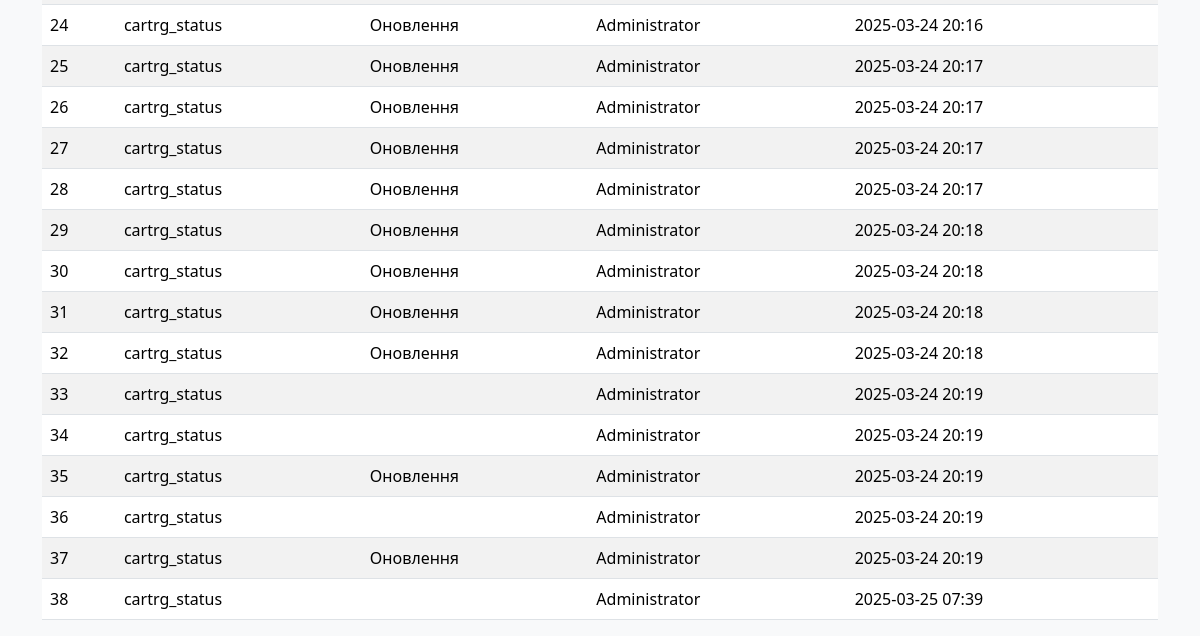
The app's page /event_log (signed in, lower part), older data.
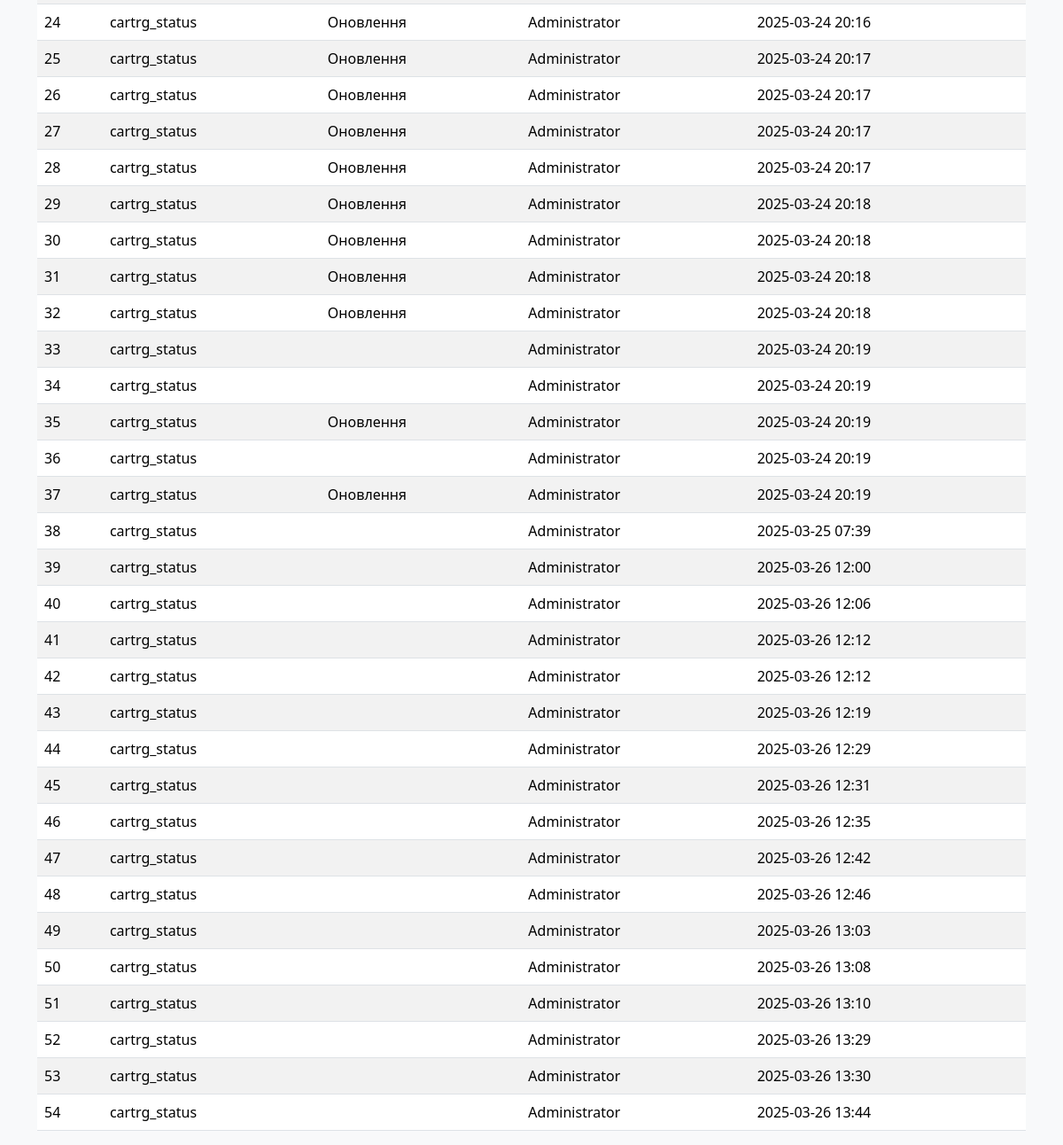
The same page, newer data.
### models.py (models this page shows)
class EventLog(db.Model):
    __tablename__ = "event_log"
    id: Mapped[int] = mapped_column(primary_key=True)
    table_name: Mapped[str] = mapped_column(String(30))
    event_type: Mapped[int] = mapped_column(Integer, server_default=literal(0))
    user_updated: Mapped[int] = mapped_column(ForeignKey(User.id))
    time_updated: Mapped[DateTime] = mapped_column(DateTime, server_default=func.now())

class User(db.Model, UserMixin):
    __tablename__ = "users"
    id: Mapped[int] = mapped_column(primary_key=True)
    username: Mapped[str] = mapped_column(String(30), unique=True, nullable=False)
    password: Mapped[str] = mapped_column(String(255), nullable=False)
    humanname: Mapped[str] = mapped_column(String(60), nullable=False)
    lastlogin: Mapped[datetime] = mapped_column(DateTime, server_default=func.now())
    active: Mapped[bool] = mapped_column(default=True)
    time_updated: Mapped[DateTime] = mapped_column(DateTime, server_default=func.now())
    role: Mapped[str] = mapped_column(String(30), server_default="user")

### app.py (the view)
    def wrapper(*args, **kwargs):
        if current_user.role != 'admin':
            abort(403)
        return f(*args, **kwargs)

### app.py (called while the page is built)
@login_manager.user_loader
def load_user(user_id):
    return User.query.get(int(user_id))

def admin_required(f):
    def wrapper(*args, **kwargs):
        if current_user.role != 'admin':
            abort(403)
        return f(*args, **kwargs)
    wrapper.__name__ = f.__name__
    return wrapper

@app.route('/event_log')
@admin_required
@login_required
def event_log():
    table_filter = request.args.get('table_filter', '')
    type_filter = request.args.get('type_filter', '')
    query = EventLog.query
    if table_filter:
        query = query.filter(EventLog.table_name == table_filter)
    if type_filter:
        query = query.filter(EventLog.event_type == int(type_filter))
    logs = query.all()
    return render_template('event_log.html', User=User, logs=logs, table_filter=table_filter, type_filter=type_filter)

### templates/event_log.html (shortened to what this page needs)
{% extends "base.html" %}
{% block content %}
    <table class="table table-striped">
        <tbody>
            {% for log in logs %}
            <tr>
                <td>{{ log.id }}</td>
                <td>{{ log.table_name }}</td>
                <td>{{ {0: 'Створення', 1: 'Зміна', 2: 'Оновлення'}[log.event_type] }}</td>
                <td>{{ User.query.get(log.user_updated).humanname }}</td>
                <td>{{ log.time_updated.strftime('%Y-%m-%d %H:%M') }}</td>
            </tr>
            {% endfor %}
        </tbody>
    </table>
{% endblock %}

### templates/base.html (shortened to what this page needs)
<!DOCTYPE html>
<html lang="uk">
<head>
    <link rel="stylesheet" href="{{ url_for('static', filename='css/bootstrap.min.css') }}">
    <link rel="stylesheet" href="{{ url_for('static', filename='css/style.css') }}">
</head>
<body>
    <div class="container mt-4">
        {% block content %}{% endblock %}
    </div>
</body>
</html>

### static/css/style.css (style rules this page uses)
body { background-color: #f8f9fa; }

Row changes from the older to the newer data that the page shows:
added EventLog: id "39", table_name "cartrg_status", query.get "Administrator", time_updated "2025-03-26 12:00"
added EventLog: id "40", table_name "cartrg_status", query.get "Administrator", time_updated "2025-03-26 12:06"
added EventLog: id "41", table_name "cartrg_status", query.get "Administrator", time_updated "2025-03-26 12:12"
added EventLog: id "42", table_name "cartrg_status", query.get "Administrator", time_updated "2025-03-26 12:12"
added EventLog: id "43", table_name "cartrg_status", query.get "Administrator", time_updated "2025-03-26 12:19"
added EventLog: id "44", table_name "cartrg_status", query.get "Administrator", time_updated "2025-03-26 12:29"
added EventLog: id "45", table_name "cartrg_status", query.get "Administrator", time_updated "2025-03-26 12:31"
added EventLog: id "46", table_name "cartrg_status", query.get "Administrator", time_updated "2025-03-26 12:35"
added EventLog: id "47", table_name "cartrg_status", query.get "Administrator", time_updated "2025-03-26 12:42"
added EventLog: id "48", table_name "cartrg_status", query.get "Administrator", time_updated "2025-03-26 12:46"
added EventLog: id "49", table_name "cartrg_status", query.get "Administrator", time_updated "2025-03-26 13:03"
added EventLog: id "50", table_name "cartrg_status", query.get "Administrator", time_updated "2025-03-26 13:08"
added EventLog: id "51", table_name "cartrg_status", query.get "Administrator", time_updated "2025-03-26 13:10"
added EventLog: id "52", table_name "cartrg_status", query.get "Administrator", time_updated "2025-03-26 13:29"
added EventLog: id "53", table_name "cartrg_status", query.get "Administrator", time_updated "2025-03-26 13:30"
added EventLog: id "54", table_name "cartrg_status", query.get "Administrator", time_updated "2025-03-26 13:44"
